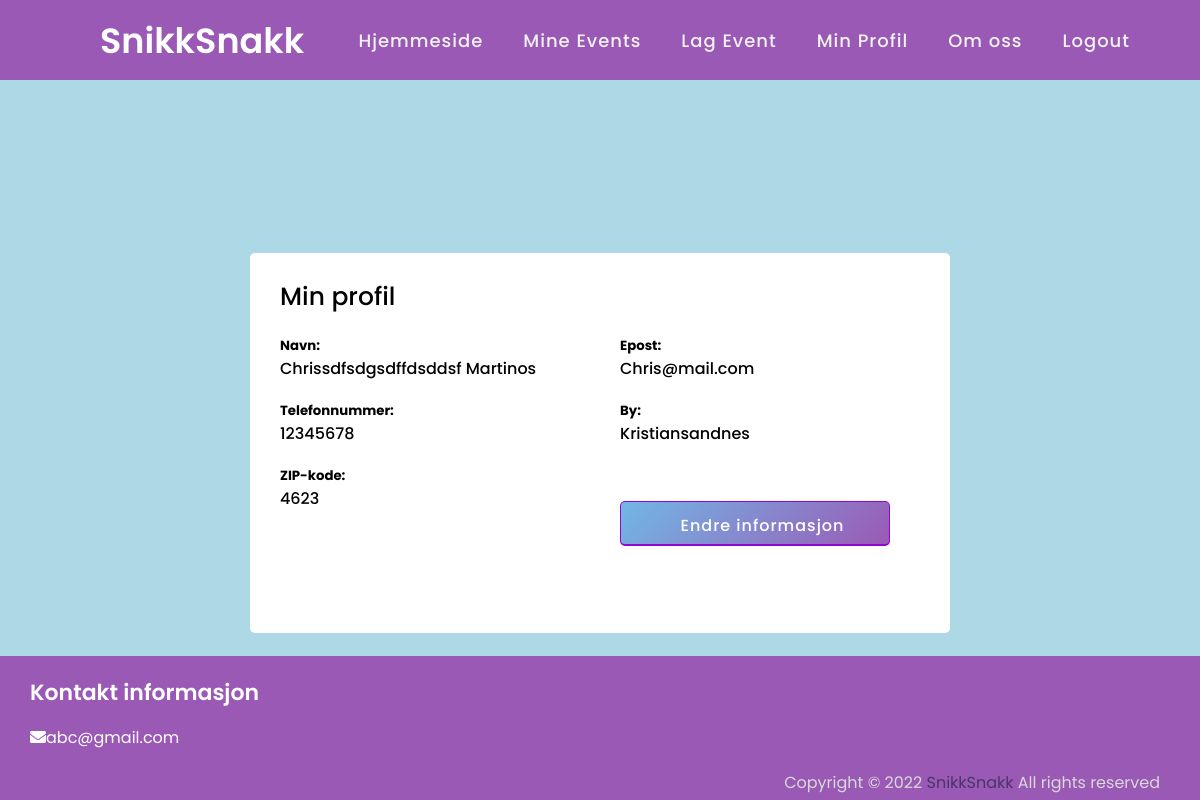
Before: /public/Client/HTML/minProfil.php (signed in) with the older database file.
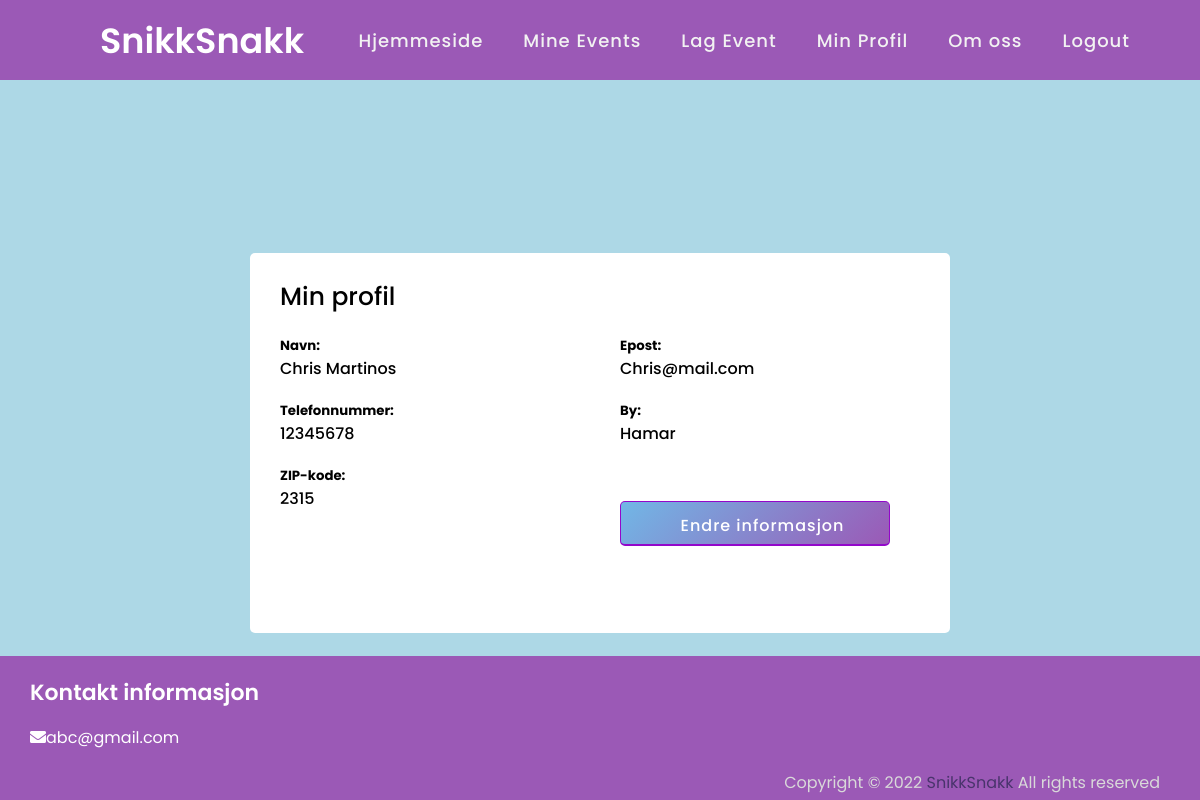
After: the same page with the newer database file.
### tables this page shows
CREATE TABLE `user` (
  `userID` int(13) NOT NULL,
  `Fornavn` varchar(46) NOT NULL,
  `Etternavn` varchar(46) DEFAULT NULL,
  `Epost` varchar(62) NOT NULL,
  `Tlf` varchar(8) NOT NULL,
  `City` varchar(35) NOT NULL,
  `Zip` int(4) NOT NULL,
  `Passord` varchar(128) NOT NULL
);

### public/Client/HTML/minProfil.php (the view, shortened to what this page needs)
<link rel="stylesheet" href="../Design/css/registrer.css">
<?php include 'inc/header.php'; ?>
<?php
    $conn = mysqli_connect("localhost", "root", "", "eventdatabase");
    $profileValue = $_SESSION['loginVerdi'];
    $sql = "SELECT fornavn, etternavn, epost, tlf, city, zip FROM user WHERE tlf = '$profileValue' OR epost = '$profileValue'";
    $result = $conn->query($sql);
    if ($result->num_rows > 0) {
      while($row = $result->fetch_assoc()) {
        $fornavn = $row["fornavn"];
        $etternavn = $row["etternavn"];
        $epost = $row["epost"];
        $tlf = $row["tlf"];
        $city = $row["city"];
        $zip = $row["zip"];
?>
  <div class="container">
    <div class="title">Min profil</div>
    <div class="content">
      <form action="oppdaterProfil.php" method="POST">
        <div class="user-details">
          <div class="input-box">
            <span class="details">
              <h5>Navn:</h5>
              <?php echo $fornavn . " " . $etternavn?></span>
          </div>
          <div class="input-box">
          <h5>Epost:</h5>
            <span class="details"><?php echo $epost?></span>
          </div>
          <div class="input-box">
          <h5>Telefonnummer:</h5>
            <span class="details"><?php echo $tlf?></span>
          </div>
          <div class="input-box">
          <h5>By:</h5>
            <span class="details"><?php echo $city?></span>
          </div>
          <div class="input-box">
          <h5>ZIP-kode:</h5>
            <span class="details"><?php echo $zip?></span>
          </div>
          <div class="input-box">
        <div class="button">
          <input type="submit" value="Endre informasjon">
        </div>
      </form>
    </div>
</div>
<?php
    }
  }
?>
</body>
</html>

Changed rows visible on the page:
changed user "Martinos": Fornavn "Chrissdfsdgsdffdsddsf" → "Chris"; City "Kristiansandnes" → "Hamar"; Zip "4623" → "2315"
